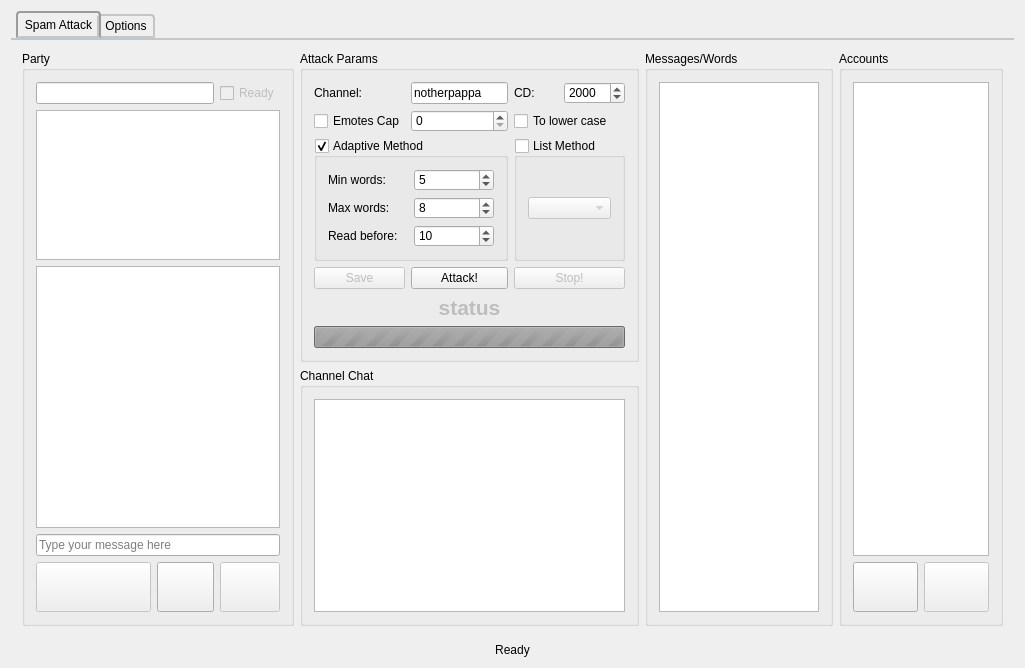
<?xml version="1.0" encoding="UTF-8"?>
<ui version="4.0">
 <class>MainWindow</class>
 <widget class="QMainWindow" name="MainWindow">
  <property name="geometry">
   <rect>
    <x>0</x>
    <y>0</y>
    <width>1025</width>
    <height>668</height>
   </rect>
  </property>
  <property name="windowTitle">
   <string>CYBER JIHAD BOT 2.0 (BETA)</string>
  </property>
  <property name="windowIcon">
   <iconset resource="res.qrc">
    <normaloff>:/icon.png</normaloff>:/icon.png</iconset>
  </property>
  <property name="tabShape">
   <enum>QTabWidget::Rounded</enum>
  </property>
  <widget class="QWidget" name="centralWidget">
   <layout class="QGridLayout" name="gridLayout">
    <item row="1" column="0">
     <widget class="QLabel" name="status_label">
      <property name="text">
       <string>Ready</string>
      </property>
      <property name="alignment">
       <set>Qt::AlignCenter</set>
      </property>
     </widget>
    </item>
    <item row="0" column="0">
     <widget class="QTabWidget" name="tabWidget">
      <property name="styleSheet">
       <string notr="true"> QTabWidget::pane { /* The tab widget frame */
     border-top: 2px solid #C2C7CB;
 }

 QTabWidget::tab-bar {
     left: 5px; /* move to the right by 5px */
 }

 /* Style the tab using the tab sub-control. Note that
     it reads QTabBar _not_ QTabWidget */
 QTabBar::tab {
     background: qlineargradient(x1: 0, y1: 0, x2: 0, y2: 1,
                                 stop: 0 #E1E1E1, stop: 0.4 #DDDDDD,
                                 stop: 0.5 #D8D8D8, stop: 1.0 #D3D3D3);
     border: 2px solid #C4C4C3;
     border-bottom-color: #C2C7CB; /* same as the pane color */
     border-top-left-radius: 4px;
     border-top-right-radius: 4px;
     min-width: 28ex;
     padding-left: 6px;
     padding-right: 6px;
     padding-top: 3px;
     padding-bottom: 3px;
 }

 QTabBar::tab:selected {
     background: qlineargradient(x1: 0, y1: 0, x2: 0, y2: 1,
                                 stop: 0 #faffca, stop: 0.4 #ffffd4,
                                 stop: 0.6 #e7f7e7, stop: 1.0 #fafffa);
 }

QTabBar::tab:hover {
     background: qlineargradient(x1: 0, y1: 0, x2: 0, y2: 1,
                                 stop: 0 #aaffaa, stop: 0.4 #ffffa4,
                                 stop: 0.6 #ccffcc, stop: 1.0 #ddffdd);
 }

 QTabBar::tab:selected {
     border-color: #9B9B9B;
     border-bottom-color: #C2C7CB; /* same as pane color */
 }

 QTabBar::tab:!selected {
     margin-top: 3px; /* make non-selected tabs look smaller */
 }

 /* make use of negative margins for overlapping tabs */
 QTabBar::tab:selected {
     /* expand/overlap to the left and right by 4px */
     margin-left: -4px;
     margin-right: -4px;
 }

 QTabBar::tab:first:selected {
     margin-left: 0; /* the first selected tab has nothing to overlap with on the left */
 }

 QTabBar::tab:last:selected {
     margin-right: 0; /* the last selected tab has nothing to overlap with on the right */
 }

 QTabBar::tab:only-one {
     margin: 0; /* if there is only one tab, we don't want overlapping margins */
 }</string>
      </property>
      <property name="currentIndex">
       <number>0</number>
      </property>
      <widget class="QWidget" name="tab">
       <attribute name="title">
        <string>Spam Attack</string>
       </attribute>
       <layout class="QGridLayout" name="gridLayout_8">
        <item row="1" column="1">
         <widget class="QGroupBox" name="chatbox">
          <property name="sizePolicy">
           <sizepolicy hsizetype="Preferred" vsizetype="Expanding">
            <horstretch>0</horstretch>
            <verstretch>0</verstretch>
           </sizepolicy>
          </property>
          <property name="minimumSize">
           <size>
            <width>0</width>
            <height>0</height>
           </size>
          </property>
          <property name="title">
           <string>Channel Chat</string>
          </property>
          <layout class="QGridLayout" name="gridLayout_3">
           <item row="0" column="0">
            <widget class="ImageTextBrowser" name="channel_chat"/>
           </item>
          </layout>
         </widget>
        </item>
        <item row="0" column="0" rowspan="2">
         <widget class="QGroupBox" name="party_box">
          <property name="sizePolicy">
           <sizepolicy hsizetype="Expanding" vsizetype="Preferred">
            <horstretch>0</horstretch>
            <verstretch>0</verstretch>
           </sizepolicy>
          </property>
          <property name="title">
           <string>Party</string>
          </property>
          <layout class="QGridLayout" name="gridLayout_2">
           <item row="3" column="0" colspan="4">
            <widget class="QLineEdit" name="lineEdit_3">
             <property name="placeholderText">
              <string>Type your message here</string>
             </property>
            </widget>
           </item>
           <item row="4" column="2">
            <widget class="QPushButton" name="join_party_button">
             <property name="minimumSize">
              <size>
               <width>0</width>
               <height>50</height>
              </size>
             </property>
             <property name="text">
              <string/>
             </property>
             <property name="icon">
              <iconset resource="res.qrc">
               <normaloff>:/join.png</normaloff>:/join.png</iconset>
             </property>
             <property name="iconSize">
              <size>
               <width>40</width>
               <height>40</height>
              </size>
             </property>
            </widget>
           </item>
           <item row="0" column="3">
            <widget class="QCheckBox" name="ready_checkbox">
             <property name="enabled">
              <bool>false</bool>
             </property>
             <property name="text">
              <string>Ready</string>
             </property>
            </widget>
           </item>
           <item row="4" column="0" colspan="2">
            <widget class="QPushButton" name="create_party_button">
             <property name="enabled">
              <bool>false</bool>
             </property>
             <property name="minimumSize">
              <size>
               <width>0</width>
               <height>50</height>
              </size>
             </property>
             <property name="text">
              <string/>
             </property>
             <property name="icon">
              <iconset resource="res.qrc">
               <normaloff>:/create.png</normaloff>:/create.png</iconset>
             </property>
             <property name="iconSize">
              <size>
               <width>40</width>
               <height>40</height>
              </size>
             </property>
            </widget>
           </item>
           <item row="4" column="3">
            <widget class="QPushButton" name="leave_party_button">
             <property name="enabled">
              <bool>false</bool>
             </property>
             <property name="minimumSize">
              <size>
               <width>0</width>
               <height>50</height>
              </size>
             </property>
             <property name="text">
              <string/>
             </property>
             <property name="icon">
              <iconset resource="res.qrc">
               <normaloff>:/leave.png</normaloff>:/leave.png</iconset>
             </property>
             <property name="iconSize">
              <size>
               <width>40</width>
               <height>40</height>
              </size>
             </property>
            </widget>
           </item>
           <item row="1" column="0" colspan="4">
            <widget class="QListWidget" name="party_user_list">
             <property name="maximumSize">
              <size>
               <width>16777215</width>
               <height>150</height>
              </size>
             </property>
             <property name="font">
              <font>
               <pointsize>12</pointsize>
              </font>
             </property>
             <property name="autoScrollMargin">
              <number>12</number>
             </property>
            </widget>
           </item>
           <item row="0" column="0" colspan="3">
            <widget class="QLineEdit" name="party_status"/>
           </item>
           <item row="2" column="0" colspan="4">
            <widget class="ImageTextBrowser" name="party_chat">
             <property name="openLinks">
              <bool>false</bool>
             </property>
            </widget>
           </item>
          </layout>
         </widget>
        </item>
        <item row="0" column="3" rowspan="2">
         <widget class="QGroupBox" name="accounts_box">
          <property name="minimumSize">
           <size>
            <width>150</width>
            <height>0</height>
           </size>
          </property>
          <property name="maximumSize">
           <size>
            <width>175</width>
            <height>16777215</height>
           </size>
          </property>
          <property name="title">
           <string>Accounts</string>
          </property>
          <layout class="QGridLayout" name="gridLayout_10">
           <item row="1" column="0">
            <widget class="QPushButton" name="pushButton_11">
             <property name="minimumSize">
              <size>
               <width>50</width>
               <height>50</height>
              </size>
             </property>
             <property name="text">
              <string/>
             </property>
             <property name="icon">
              <iconset resource="res.qrc">
               <normaloff>:/add.png</normaloff>:/add.png</iconset>
             </property>
             <property name="iconSize">
              <size>
               <width>40</width>
               <height>40</height>
              </size>
             </property>
            </widget>
           </item>
           <item row="1" column="1">
            <widget class="QPushButton" name="pushButton_12">
             <property name="enabled">
              <bool>false</bool>
             </property>
             <property name="minimumSize">
              <size>
               <width>50</width>
               <height>50</height>
              </size>
             </property>
             <property name="text">
              <string/>
             </property>
             <property name="icon">
              <iconset resource="res.qrc">
               <normaloff>:/delete.png</normaloff>:/delete.png</iconset>
             </property>
             <property name="iconSize">
              <size>
               <width>40</width>
               <height>40</height>
              </size>
             </property>
            </widget>
           </item>
           <item row="0" column="0" colspan="2">
            <widget class="QListWidget" name="accounts_list">
             <property name="sortingEnabled">
              <bool>false</bool>
             </property>
            </widget>
           </item>
          </layout>
         </widget>
        </item>
        <item row="0" column="2" rowspan="2">
         <widget class="QGroupBox" name="Words_box">
          <property name="maximumSize">
           <size>
            <width>200</width>
            <height>16777215</height>
           </size>
          </property>
          <property name="title">
           <string>Messages/Words</string>
          </property>
          <layout class="QGridLayout" name="gridLayout_11">
           <item row="0" column="0">
            <widget class="QListWidget" name="messages_list"/>
           </item>
          </layout>
         </widget>
        </item>
        <item row="0" column="1">
         <widget class="QGroupBox" name="attack_box">
          <property name="enabled">
           <bool>true</bool>
          </property>
          <property name="sizePolicy">
           <sizepolicy hsizetype="Expanding" vsizetype="Preferred">
            <horstretch>0</horstretch>
            <verstretch>0</verstretch>
           </sizepolicy>
          </property>
          <property name="minimumSize">
           <size>
            <width>180</width>
            <height>0</height>
           </size>
          </property>
          <property name="title">
           <string>Attack Params</string>
          </property>
          <layout class="QGridLayout" name="gridLayout_4">
           <item row="7" column="0" colspan="4">
            <widget class="QProgressBar" name="progress">
             <property name="enabled">
              <bool>false</bool>
             </property>
             <property name="maximum">
              <number>0</number>
             </property>
             <property name="value">
              <number>0</number>
             </property>
             <property name="textVisible">
              <bool>false</bool>
             </property>
             <property name="format">
              <string/>
             </property>
            </widget>
           </item>
           <item row="6" column="0" colspan="4">
            <widget class="QLabel" name="attack_status">
             <property name="enabled">
              <bool>false</bool>
             </property>
             <property name="font">
              <font>
               <pointsize>16</pointsize>
               <weight>75</weight>
               <bold>true</bold>
              </font>
             </property>
             <property name="text">
              <string>status</string>
             </property>
             <property name="scaledContents">
              <bool>false</bool>
             </property>
             <property name="alignment">
              <set>Qt::AlignCenter</set>
             </property>
            </widget>
           </item>
           <item row="0" column="2">
            <widget class="QLabel" name="label_7">
             <property name="text">
              <string>CD:</string>
             </property>
            </widget>
           </item>
           <item row="0" column="3">
            <widget class="QSpinBox" name="chat_cd">
             <property name="maximumSize">
              <size>
               <width>100</width>
               <height>16777215</height>
              </size>
             </property>
             <property name="maximum">
              <number>60000</number>
             </property>
             <property name="singleStep">
              <number>50</number>
             </property>
             <property name="value">
              <number>2000</number>
             </property>
            </widget>
           </item>
           <item row="0" column="0">
            <widget class="QLabel" name="label_6">
             <property name="text">
              <string>Channel:</string>
             </property>
            </widget>
           </item>
           <item row="0" column="1">
            <widget class="QLineEdit" name="chat_channel">
             <property name="text">
              <string>notherpappa</string>
             </property>
            </widget>
           </item>
           <item row="1" column="0">
            <widget class="QCheckBox" name="emotes_cap_checkbox">
             <property name="text">
              <string>Emotes Cap</string>
             </property>
            </widget>
           </item>
           <item row="1" column="1">
            <widget class="QSpinBox" name="emotes_cap"/>
           </item>
           <item row="1" column="2" colspan="2">
            <widget class="QCheckBox" name="tolower_checkbox">
             <property name="text">
              <string>To lower case</string>
             </property>
            </widget>
           </item>
           <item row="2" column="2" colspan="2">
            <widget class="QGroupBox" name="list_method_box">
             <property name="title">
              <string>List Method</string>
             </property>
             <property name="checkable">
              <bool>true</bool>
             </property>
             <property name="checked">
              <bool>false</bool>
             </property>
             <layout class="QGridLayout" name="gridLayout_6">
              <item row="0" column="0">
               <widget class="QComboBox" name="chat_list_name"/>
              </item>
             </layout>
            </widget>
           </item>
           <item row="2" column="0" colspan="2">
            <widget class="QGroupBox" name="adaptive_method_box">
             <property name="title">
              <string>Adaptive Method</string>
             </property>
             <property name="checkable">
              <bool>true</bool>
             </property>
             <layout class="QGridLayout" name="gridLayout_5">
              <item row="0" column="1">
               <widget class="QSpinBox" name="min_words">
                <property name="maximum">
                 <number>100</number>
                </property>
                <property name="value">
                 <number>5</number>
                </property>
               </widget>
              </item>
              <item row="1" column="0">
               <widget class="QLabel" name="label_4">
                <property name="text">
                 <string>Max words:</string>
                </property>
               </widget>
              </item>
              <item row="0" column="0">
               <widget class="QLabel" name="label_3">
                <property name="text">
                 <string>Min words:</string>
                </property>
               </widget>
              </item>
              <item row="1" column="1">
               <widget class="QSpinBox" name="max_words">
                <property name="value">
                 <number>8</number>
                </property>
               </widget>
              </item>
              <item row="2" column="0">
               <widget class="QLabel" name="label_5">
                <property name="text">
                 <string>Read before:</string>
                </property>
               </widget>
              </item>
              <item row="2" column="1">
               <widget class="QSpinBox" name="read_before">
                <property name="maximum">
                 <number>1000</number>
                </property>
                <property name="singleStep">
                 <number>5</number>
                </property>
                <property name="value">
                 <number>10</number>
                </property>
               </widget>
              </item>
             </layout>
            </widget>
           </item>
           <item row="4" column="2" colspan="2">
            <widget class="QPushButton" name="stop_attack_button">
             <property name="enabled">
              <bool>false</bool>
             </property>
             <property name="text">
              <string>Stop!</string>
             </property>
             <property name="icon">
              <iconset resource="res.qrc">
               <normaloff>:/Stop.png</normaloff>:/Stop.png</iconset>
             </property>
             <property name="iconSize">
              <size>
               <width>40</width>
               <height>40</height>
              </size>
             </property>
            </widget>
           </item>
           <item row="4" column="0">
            <widget class="QPushButton" name="save_params_button">
             <property name="enabled">
              <bool>false</bool>
             </property>
             <property name="text">
              <string>Save</string>
             </property>
             <property name="icon">
              <iconset resource="res.qrc">
               <normaloff>:/save.png</normaloff>:/save.png</iconset>
             </property>
             <property name="iconSize">
              <size>
               <width>40</width>
               <height>40</height>
              </size>
             </property>
            </widget>
           </item>
           <item row="4" column="1">
            <widget class="QPushButton" name="start_attack_button">
             <property name="text">
              <string>Attack!</string>
             </property>
             <property name="icon">
              <iconset resource="res.qrc">
               <normaloff>:/attack.png</normaloff>:/attack.png</iconset>
             </property>
             <property name="iconSize">
              <size>
               <width>40</width>
               <height>40</height>
              </size>
             </property>
            </widget>
           </item>
          </layout>
         </widget>
        </item>
       </layout>
      </widget>
      <widget class="QWidget" name="tab_2">
       <attribute name="title">
        <string>Options</string>
       </attribute>
       <layout class="QGridLayout" name="gridLayout_7">
        <item row="1" column="1">
         <widget class="QGroupBox" name="groupBox_3">
          <property name="minimumSize">
           <size>
            <width>0</width>
            <height>50</height>
           </size>
          </property>
          <property name="maximumSize">
           <size>
            <width>300</width>
            <height>16777215</height>
           </size>
          </property>
          <property name="title">
           <string>Admin Tool</string>
          </property>
          <layout class="QGridLayout" name="gridLayout_13">
           <item row="0" column="0">
            <widget class="QPushButton" name="make_admin_button">
             <property name="text">
              <string>Make Admin</string>
             </property>
            </widget>
           </item>
           <item row="1" column="0">
            <widget class="QPushButton" name="get_invite_button">
             <property name="text">
              <string>Generate Invite</string>
             </property>
            </widget>
           </item>
           <item row="0" column="1">
            <widget class="QLineEdit" name="lineEdit"/>
           </item>
           <item row="1" column="1">
            <widget class="QLineEdit" name="invite_line_edit"/>
           </item>
           <item row="2" column="0" colspan="2">
            <widget class="QGroupBox" name="groupBox_4">
             <property name="title">
              <string>Smiles</string>
             </property>
             <layout class="QGridLayout" name="gridLayout_14">
              <item row="0" column="0">
               <widget class="QLabel" name="label_2">
                <property name="text">
                 <string>Text:</string>
                </property>
               </widget>
              </item>
              <item row="0" column="1">
               <widget class="QLineEdit" name="lineEdit_4"/>
              </item>
              <item row="1" column="0">
               <widget class="QLabel" name="label_8">
                <property name="text">
                 <string>Url:</string>
                </property>
               </widget>
              </item>
              <item row="1" column="1">
               <widget class="QLineEdit" name="lineEdit_5"/>
              </item>
              <item row="2" column="0" colspan="2">
               <widget class="QPushButton" name="pushButton_2">
                <property name="text">
                 <string>Save</string>
                </property>
                <property name="icon">
                 <iconset resource="res.qrc">
                  <normaloff>:/save.png</normaloff>:/save.png</iconset>
                </property>
                <property name="iconSize">
                 <size>
                  <width>40</width>
                  <height>40</height>
                 </size>
                </property>
               </widget>
              </item>
             </layout>
            </widget>
           </item>
          </layout>
         </widget>
        </item>
        <item row="0" column="0" rowspan="2">
         <widget class="QGroupBox" name="groupBox_2">
          <property name="title">
           <string>Lists</string>
          </property>
          <layout class="QGridLayout" name="gridLayout_9">
           <item row="3" column="1">
            <widget class="QPushButton" name="pushButton_8">
             <property name="minimumSize">
              <size>
               <width>0</width>
               <height>50</height>
              </size>
             </property>
             <property name="text">
              <string/>
             </property>
             <property name="icon">
              <iconset resource="res.qrc">
               <normaloff>:/add.png</normaloff>:/add.png</iconset>
             </property>
             <property name="iconSize">
              <size>
               <width>40</width>
               <height>40</height>
              </size>
             </property>
            </widget>
           </item>
           <item row="3" column="0">
            <widget class="QPushButton" name="pushButton_6">
             <property name="minimumSize">
              <size>
               <width>0</width>
               <height>50</height>
              </size>
             </property>
             <property name="text">
              <string/>
             </property>
             <property name="icon">
              <iconset resource="res.qrc">
               <normaloff>:/new.png</normaloff>:/new.png</iconset>
             </property>
             <property name="iconSize">
              <size>
               <width>40</width>
               <height>40</height>
              </size>
             </property>
            </widget>
           </item>
           <item row="3" column="2">
            <widget class="QPushButton" name="pushButton_9">
             <property name="minimumSize">
              <size>
               <width>0</width>
               <height>50</height>
              </size>
             </property>
             <property name="text">
              <string/>
             </property>
             <property name="icon">
              <iconset resource="res.qrc">
               <normaloff>:/save.png</normaloff>:/save.png</iconset>
             </property>
             <property name="iconSize">
              <size>
               <width>40</width>
               <height>40</height>
              </size>
             </property>
            </widget>
           </item>
           <item row="3" column="3">
            <widget class="QPushButton" name="pushButton_10">
             <property name="minimumSize">
              <size>
               <width>0</width>
               <height>50</height>
              </size>
             </property>
             <property name="text">
              <string/>
             </property>
             <property name="icon">
              <iconset resource="res.qrc">
               <normaloff>:/delete.png</normaloff>:/delete.png</iconset>
             </property>
             <property name="iconSize">
              <size>
               <width>40</width>
               <height>40</height>
              </size>
             </property>
            </widget>
           </item>
           <item row="2" column="0" colspan="4">
            <widget class="QTextEdit" name="textEdit_2">
             <property name="maximumSize">
              <size>
               <width>16777215</width>
               <height>120</height>
              </size>
             </property>
            </widget>
           </item>
           <item row="1" column="0" colspan="4">
            <widget class="QListWidget" name="listWidget"/>
           </item>
           <item row="0" column="0" colspan="4">
            <widget class="QComboBox" name="comboBox_2"/>
           </item>
          </layout>
         </widget>
        </item>
        <item row="0" column="1">
         <widget class="QGroupBox" name="groupBox">
          <property name="maximumSize">
           <size>
            <width>300</width>
            <height>16777215</height>
           </size>
          </property>
          <property name="title">
           <string>Options</string>
          </property>
          <layout class="QGridLayout" name="gridLayout_12">
           <item row="1" column="0">
            <widget class="QLabel" name="label">
             <property name="text">
              <string>Hello Spam Messages Count:</string>
             </property>
            </widget>
           </item>
           <item row="1" column="1">
            <widget class="QSpinBox" name="hello_message_count">
             <property name="maximum">
              <number>500</number>
             </property>
            </widget>
           </item>
           <item row="0" column="0">
            <widget class="QCheckBox" name="auto_login">
             <property name="text">
              <string>Auto Login</string>
             </property>
             <property name="checked">
              <bool>true</bool>
             </property>
            </widget>
           </item>
           <item row="0" column="1">
            <widget class="QCheckBox" name="send_banned">
             <property name="text">
              <string>Send banned to server</string>
             </property>
            </widget>
           </item>
           <item row="3" column="0" colspan="2">
            <widget class="QCheckBox" name="Steal_coockies_fake">
             <property name="text">
              <string>Steal cookies from Chrome</string>
             </property>
             <property name="checked">
              <bool>true</bool>
             </property>
            </widget>
           </item>
          </layout>
         </widget>
        </item>
       </layout>
      </widget>
     </widget>
    </item>
   </layout>
  </widget>
 </widget>
 <layoutdefault spacing="6" margin="11"/>
 <customwidgets>
  <customwidget>
   <class>ImageTextBrowser</class>
   <extends>QTextBrowser</extends>
   <header location="global">imagetextbrowser.h</header>
  </customwidget>
 </customwidgets>
 <tabstops>
  <tabstop>party_status</tabstop>
  <tabstop>ready_checkbox</tabstop>
  <tabstop>party_user_list</tabstop>
  <tabstop>lineEdit_3</tabstop>
  <tabstop>create_party_button</tabstop>
  <tabstop>join_party_button</tabstop>
  <tabstop>leave_party_button</tabstop>
  <tabstop>chat_channel</tabstop>
  <tabstop>chat_cd</tabstop>
  <tabstop>adaptive_method_box</tabstop>
  <tabstop>list_method_box</tabstop>
  <tabstop>min_words</tabstop>
  <tabstop>max_words</tabstop>
  <tabstop>read_before</tabstop>
  <tabstop>chat_list_name</tabstop>
  <tabstop>tabWidget</tabstop>
 </tabstops>
 <resources>
  <include location="res.qrc"/>
 </resources>
 <connections/>
</ui>
